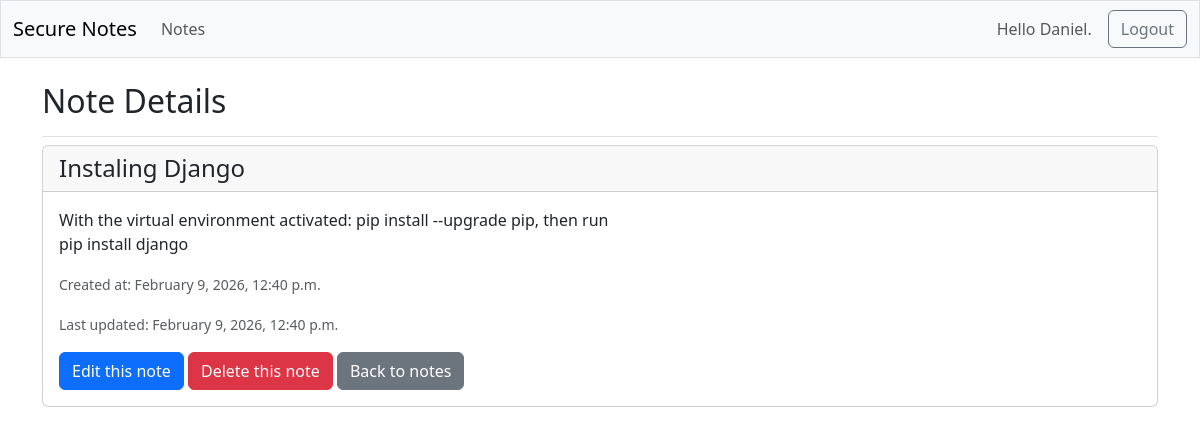
/notes/2/ (signed in), run on the app's committed database.
### secure_notes/models.py (models this page shows, shortened)
class Note(models.Model):
    owner = models.ForeignKey(settings.AUTH_USER_MODEL, on_delete=models.CASCADE, related_name='notes') # Switched to settings.AUTH_USER_MODEL for better compatibility with custom user models
    title = models.CharField(max_length=255)
    content = models.TextField()
    created_at = models.DateTimeField(auto_now_add=True)
    updated_at = models.DateTimeField(auto_now=True)
    class Meta:
        ordering = ['-created_at']
        constraints = [
            models.UniqueConstraint(fields=['owner', 'title'], name='unique_note_title_per_user')
        ]

### secure_notes/views.py (the view)
# urls.py: path('notes/<int:note_id>/', views.note_detail, name='note_detail'),
@login_required
def note_detail(request, note_id):
    note = get_user_note_or_404(request, note_id)
    context = {
        'note': note
    }
    return render(request, 'secure_notes/note_detail.html', context)

### secure_notes/views.py (called while the page is built)
def user_notes_qs(request):
    return Note.objects.filter(owner=request.user)

def get_user_note_or_404(request, note_id):
    return get_object_or_404(user_notes_qs(request), id=note_id)

### secure_notes/templates/secure_notes/note_detail.html
{% extends "secure_notes/base.html" %}
{% block page_header %}
    <h2>Note Details</h2>
{% endblock page_header %}
{% block content %}
<div class="card mb-3">
    <h4 class="card-header">{{ note.title }}</h4>
    <div class="card-body">
        <p class="card-text">{{ note.content|linebreaksbr }}</p>
        <p class="card-text"><small class="text-muted">Created at: {{ note.created_at|date:"F j, Y, g:i a" }}</small></p>
        <p class="card-text"><small class="text-muted">Last updated: {{ note.updated_at|date:"F j, Y, g:i a" }}</small></p>
        <a href="{% url 'secure_notes:edit_note' note.id %}" class="btn btn-primary">Edit this note</a>
        <a href="{% url 'secure_notes:delete_note' note.id %}" class="btn btn-danger">Delete this note</a>
        <a href="{% url 'secure_notes:notes' %}" class="btn btn-secondary">Back to notes</a>
    </div>
</div>
{% endblock content %}

### secure_notes/templates/secure_notes/base.html (shortened to what this page needs)
<!DOCTYPE html>
<html lang="en">
<head>
    {% load static %}
    <link rel="stylesheet" href="{% static 'secure_notes/css/styles.css' %}">
    {% load django_bootstrap5 %}
    {% bootstrap_css %}
</head>
<body>
    <nav class="navbar navbar-expand-md navbar-light bg-light mb-4 border">
        <div class="container-fluid">
            <a class="navbar-brand" href="{% url 'secure_notes:index' %}">
                Secure Notes
            </a>
        <div class="collapse navbar-collapse" id="navbarCollapse">
            <ul class="navbar-nav me-auto mb-2 mb-md-0">
                <li class="nav-item">
                    <a class="nav-link" href="{% url 'secure_notes:notes' %}">Notes</a>
                </li>
            </ul>
             <ul class="navbar-nav ms-auto mb-2 mb-md-0">
                {% if user.is_authenticated %}
                    <li class="nav-item">
                        <span class="navbar-text">Hello {{ user.username }}.</span>
                    </li>
                {% endif %}
            </ul>
            {% if user.is_authenticated %}
            <form action="{% url 'accounts:logout' %}" method="post" class="d-flex ms-3">
                <button name="submit" class="btn btn-outline-secondary">Logout</button>
            </form>
            {% endif %}
        </div>
    </div>
</nav>
<main class="container">
    <div class="pb-2 mb-2 border-bottom">
        {% block page_header %}{% endblock page_header %}
    </div>
    <div>
        {% block content %}{% endblock content %}
    </div>
</main>
</body>
</html>

### data on the page
Note: title "Instaling Django", content "With the virtual environment activated: pip install --upgrade pip, then run pip install django", created_at "February 9, 2026, 12:40 p.m.", updated_at "February 9, 2026, 12:40 p.m."

### other printed values
{{ user.username }} "Daniel"
